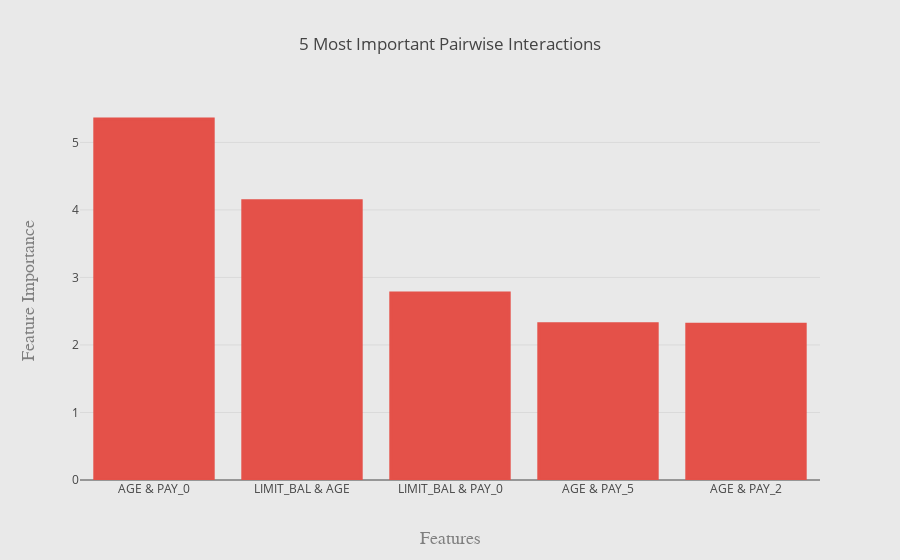

Notebook code for this chart:
### Code cell
joint_importance = tuned_model.get_feature_importance(test_pool,prettified = True, type = "Interaction")

features1 = [item[0] for item in joint_importance]
features2 = [item[1] for item in joint_importance]
joint_imp = [item[2] for item in joint_importance]
str_features = []
first_feature = []
second_feature = []

for i in range(0,len(features1)):
    for j in range(0,len(x_test.columns)):
        if features1[i] == j:
            str_a = var_roles[var_roles.Feature==x_test.columns[j]].Variable.values[0]   #x_test.columns[j]
        if features2[i] == j:
            str_b = var_roles[var_roles.Feature==x_test.columns[j]].Variable.values[0]   #x_test.columns[j]
    str_features.append(str_a + " & " + str_b)
    first_feature.append(str_a)
    second_feature.append(str_b)
    
#Graph in Plotly
trace = go.Bar(
            y=joint_imp[:5],
            x=str_features[:5],
            name='Joint Feature Importance',
            orientation = 'v',
            marker = dict(
                color = 'rgb(228,81,73)',
                line = dict(
                    color = 'rgb(228,81,73)',
                    width = 3)
            )
)

data = [trace]
layout = go.Layout(
    barmode='stack',
    title=go.layout.Title(
        text='5 Most Important Pairwise Interactions',
        xref='paper',
        x=0.5
    ),
    paper_bgcolor = 'rgb(233,233,233)', 
    plot_bgcolor = 'rgb(233,233,233)',
    xaxis=go.layout.XAxis(
        title=go.layout.xaxis.Title(
            text='Features',
            font=dict(
                family='Courier New, monospace',
                size=18,
                color='#7f7f7f'
            )
        )
    ),
    yaxis=go.layout.YAxis(
        title=go.layout.yaxis.Title(
            text='Feature Importance',
            font=dict(
                family='Courier New, monospace',
                size=18,
                color='#7f7f7f'
            )
        )
    )
)
fig = go.Figure(data=data, layout=layout)
iplot(fig)

### Figure 1 — Plotly figure (JSON) as saved in the notebook; plotly's stock layout.template omitted (floating-point values rounded to 4 significant figures)
{"data": [{"marker": {"color": "rgb(228,81,73)", "line": {"color": "rgb(228,81,73)", "width": 3}}, "name": "Joint Feature Importance", "orientation": "v", "type": "bar", "uid": "2c091754-9ff1-4c46-86b4-fa31bccb5274", "x": ["AGE & PAY_0", "LIMIT_BAL & AGE", "LIMIT_BAL & PAY_0", "AGE & PAY_5", "AGE & PAY_2"], "y": [5.347, 4.138, 2.771, 2.313, 2.308]}], "layout": {"barmode": "stack", "paper_bgcolor": "rgb(233,233,233)", "plot_bgcolor": "rgb(233,233,233)", "title": {"text": "5 Most Important Pairwise Interactions", "x": 0.5, "xref": "paper"}, "xaxis": {"title": {"font": {"color": "#7f7f7f", "family": "Courier New, monospace", "size": 18}, "text": "Features"}}, "yaxis": {"title": {"font": {"color": "#7f7f7f", "family": "Courier New, monospace", "size": 18}, "text": "Feature Importance"}}}}
